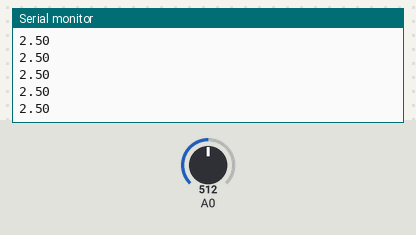
The sketch below on a simulated Arduino Uno, built with avr-gcc and run on an emulated ATmega328P. Parts: the last lines printed to the serial monitor. Inputs (shaded band) come from the test bench; at power-on: A0 = 512.

Above: at 1.2 s.
1.3 s: A0 set to 716
At 2.4 s:
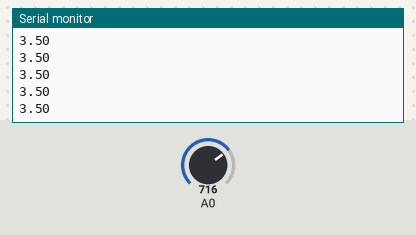
2.8 s: A0 set to 900
At 3.8 s:
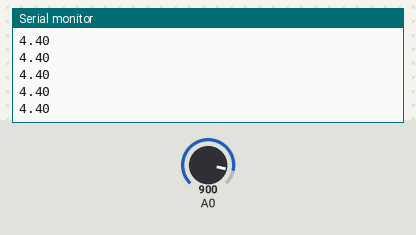
Timing chart, 0 to 5.8 s (numbered marks = the images above; inputs shaded):
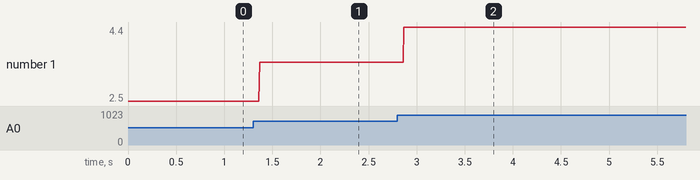

The sketch:

girouette.ino
```cpp
void setup() {
Serial.begin(9600);
//pinMode(7, INPUT);
}

void loop() {
  // put your main code here, to run repeatedly:
  float val = analogRead(A0)*(5.0/1023.0);
Serial.println(val);
//Serial.println(" V");
delay(5);


}
```

Measured:
- after the input at 1.3 s, the serial monitor: prints a new line after 0.07 s (image 1)
- after the input at 2.8 s, the serial monitor: prints a new line after 0.06 s (image 2)
- plotted number 1: 2.5 → 3.5 after the input at 1.3 s, 3.5 → 4.4 after the input at 2.8 s
